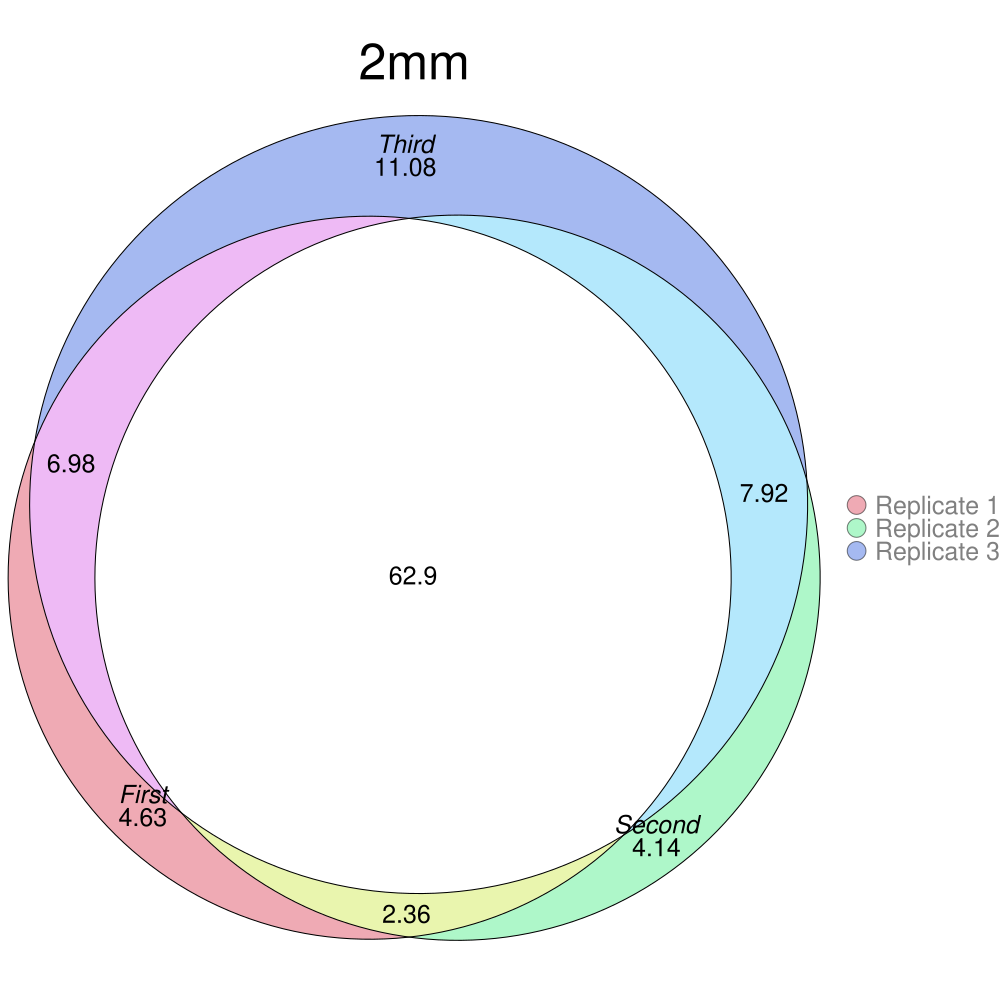

Generate this figure with R:
require(magrittr)
require(tidyverse)
library(eulerr)
library(RColorBrewer)

rm(list = ls())

# # Venn plot
# my_venn <- function(venn_list){
#   VennDiagram::venn.diagram(
#   # VennDiagram::draw.pairwise.venn(
#     x = venn_list,
#     filename = NULL,
#     resolution = 300,
#
#     compression = "lzw",
#     lwd = 1,
#     # col=c("#440154ff", '#21908dff', '#fde725ff'),
#     # fill = c(alpha("#440154ff",0.3), alpha('#21908dff',0.3), alpha('#fde725ff',0.3)),
#     cex = 1.5,
#     fontfamily = "sans",
#     cat.cex = 1.2,
#     cat.default.pos = "outer",
#     cat.pos = c(-27, 27, 135),
#     cat.dist = c(0.055, 0.055, 0.085),
#     cat.fontfamily = "sans",
#     # cat.col = c("#440154ff", '#21908dff', '#fde725ff'),
#     rotation = 1
#   )
# }




df <- rio::import("20220810_proteins_LR_P2P.txt") %>% column_to_rownames("prot") # log2 transformed


# remove Gel_1mm
df1 <- df %>%
  select(matches("(Gel\\d_[^1]mm)|(PCT\\d\\.\\d_\\d)")) %>%
  t() %>%
  as.data.frame() %>%
  rownames_to_column("Filename")

# remove columns and rows with total NA
mat <- df1[, -1][, colSums(df1[, -1], na.rm = T) != 0]
df1 <- cbind(df1 %>% select(1), mat)
df1 <- df1[rowSums(df1[, -1], na.rm = T) != 0, ]

# add labels
df1_labeled <- df1 %>%
  add_column(
    Group = str_extract(df1$Filename, "(Gel)|(PCT)"),
    Amount = str_extract(df1$Filename, "(\\dmm)|(\\d\\.\\d)"),
    .before = 2
  ) %>%
  arrange(Group, Amount, Filename)

df1_labeled %<>% plyr::ddply("Amount", function(dfsub) {
  dfsub %>% add_column(
    Replicate = str_c("Replicate ", 1:nrow(dfsub)),
    .after = "Amount"
  )
})


# df_label <- df1_labeled %>% select(1:4)
# pm <- df1_labeled %>%
#   select(-(2:4)) %>%
#   column_to_rownames('Filename') %>%
#   t() %>%
#   as.data.frame()


# transform to Venn-acceptable list
df1_labeled %<>% mutate(Amount = str_c(Group, Amount, sep = ' '))
df1_venn <- df1_labeled %>% select(-Filename, -Group)
mat <- df1_venn %>% select(-(1:2))
na_position <- is.na(mat)
mat <- sapply(1:nrow(mat), function(x) {
    return(colnames(mat))
  }) %>%
  t() %>%
  as.data.frame() %>%
  setNames(colnames(mat))
mat[na_position] <- NA
df1_venn <- cbind(select(df1_venn, 1:2), mat)

venn_ls <- df1_venn %>% plyr::dlply("Amount", function(dfsub) {
  dfsub %>%
    select(-Amount) %>%
    column_to_rownames("Replicate") %>%
    t() %>%
    as.data.frame() %>%
    as.list() %>%
    lapply(function(e) e[!is.na(e)])
})

# for(i in seq_along(venn_ls)){
#   pdf(str_glue("ProteomEx_DIA_liver_identified_proteins_overlap_ratio_{names(venn_ls)[i]}_2020918.pdf"))
#   venn.plot <- my_venn(venn_ls[[i]])
#   grid::grid.draw(venn.plot)
#   graphics.off()
# }

# transform to eulerr-acceptable list
venn_overlap_ls <- lapply(venn_ls, function(e) {
  # use ratio
  universal_set_num <- e[[1]] %>%
    union(e[[2]]) %>%
    union(e[[3]]) %>%
    length()
  ratio <- c(
    "First" = e[[1]] %>% setdiff(e[[2]]) %>% setdiff(e[[3]]) %>% length(),
    "Second" = e[[2]] %>% setdiff(e[[1]]) %>% setdiff(e[[3]]) %>% length(),
    "Third" = e[[3]] %>% setdiff(e[[1]]) %>% setdiff(e[[2]]) %>% length(),
    "First&Second" = e[[1]] %>% intersect(e[[2]]) %>% setdiff(e[[3]]) %>% length(),
    "First&Third" = e[[1]] %>% intersect(e[[3]]) %>% setdiff(e[[2]]) %>% length(),
    "Second&Third" = e[[2]] %>% intersect(e[[3]]) %>% setdiff(e[[1]]) %>% length(),
    "First&Second&Third" = e[[1]] %>% intersect(e[[2]]) %>% intersect(e[[3]]) %>% length()
  ) / universal_set_num * 100
  round(ratio, 2)
})

# set color
qual_color_pals <- brewer.pal.info %>% filter(category == "qual")
all_colors <- Map(brewer.pal, qual_color_pals$maxcolors, rownames(qual_color_pals)) %>%
  unlist() %>%
  unique()
set.seed(1)
venn_colors <- sample(all_colors, 7)

# Venn Diagram
pdf("ProteomEx_DIA_liver_identified_proteins_overlap_ratio_2020919.pdf", width = 10, height = 10)
for (i in seq_along(venn_ls)) {
  p <- plot(euler(venn_overlap_ls[[i]]),
    fills = list(
      fill = c("#E0556A", "#5DF093", "#4B73E3", "#D4EB5E", "#DD75EB", "#69D1FA", "#FFFFFF"),
      edges = list(col = "white", alpha = 0),
      alpha = 0.5
    ),
    quantities = list(c(),
      col = "black",
      cex = 1.5
    ),
    labels = list(col = "black", font = 3, cex = 1.5),
    main = list(label = names(venn_overlap_ls)[i], cex = 3),
    legend = list(
      labels = names(venn_ls[[i]]),
      cex = 1.5
    )
  )
  print(p)
}
graphics.off()
